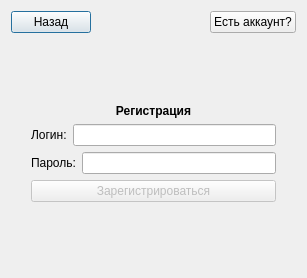
<?xml version="1.0" encoding="UTF-8"?>
<ui version="4.0">
 <class>signUp</class>
 <widget class="QDialog" name="signUp">
  <property name="geometry">
   <rect>
    <x>0</x>
    <y>0</y>
    <width>307</width>
    <height>278</height>
   </rect>
  </property>
  <property name="windowTitle">
   <string>Окно регистрации</string>
  </property>
  <layout class="QGridLayout" name="gridLayout_3">
   <item row="0" column="0">
    <layout class="QHBoxLayout" name="horizontalLayout_3">
     <item>
      <widget class="QPushButton" name="goToLobbyButton">
       <property name="text">
        <string>Назад</string>
       </property>
      </widget>
     </item>
     <item>
      <spacer name="horizontalSpacer_3">
       <property name="orientation">
        <enum>Qt::Orientation::Horizontal</enum>
       </property>
       <property name="sizeHint" stdset="0">
        <size>
         <width>40</width>
         <height>20</height>
        </size>
       </property>
      </spacer>
     </item>
     <item>
      <widget class="QPushButton" name="goToSignInButton">
       <property name="text">
        <string>Есть аккаунт?</string>
       </property>
      </widget>
     </item>
    </layout>
   </item>
   <item row="1" column="0">
    <layout class="QGridLayout" name="gridLayout_2">
     <item row="1" column="0">
      <spacer name="horizontalSpacer">
       <property name="orientation">
        <enum>Qt::Orientation::Horizontal</enum>
       </property>
       <property name="sizeType">
        <enum>QSizePolicy::Policy::Minimum</enum>
       </property>
       <property name="sizeHint" stdset="0">
        <size>
         <width>20</width>
         <height>20</height>
        </size>
       </property>
      </spacer>
     </item>
     <item row="1" column="1">
      <layout class="QVBoxLayout" name="verticalLayout_2">
       <item>
        <widget class="QLabel" name="label">
         <property name="font">
          <font>
           <italic>false</italic>
           <bold>true</bold>
           <underline>false</underline>
           <hintingpreference>PreferDefaultHinting</hintingpreference>
          </font>
         </property>
         <property name="text">
          <string>Регистрация</string>
         </property>
         <property name="alignment">
          <set>Qt::AlignmentFlag::AlignCenter</set>
         </property>
        </widget>
       </item>
       <item>
        <layout class="QHBoxLayout" name="horizontalLayout">
         <item>
          <widget class="QLabel" name="label_2">
           <property name="sizePolicy">
            <sizepolicy hsizetype="Fixed" vsizetype="Minimum">
             <horstretch>0</horstretch>
             <verstretch>0</verstretch>
            </sizepolicy>
           </property>
           <property name="text">
            <string>Логин:</string>
           </property>
          </widget>
         </item>
         <item>
          <widget class="QLineEdit" name="loginLineEdit"/>
         </item>
        </layout>
       </item>
       <item>
        <layout class="QHBoxLayout" name="horizontalLayout_2">
         <item>
          <widget class="QLabel" name="label_3">
           <property name="sizePolicy">
            <sizepolicy hsizetype="Preferred" vsizetype="Minimum">
             <horstretch>0</horstretch>
             <verstretch>0</verstretch>
            </sizepolicy>
           </property>
           <property name="text">
            <string>Пароль:</string>
           </property>
          </widget>
         </item>
         <item>
          <widget class="QLineEdit" name="passwordLineEdit"/>
         </item>
        </layout>
       </item>
       <item>
        <widget class="QPushButton" name="registerPushButton">
         <property name="enabled">
          <bool>false</bool>
         </property>
         <property name="sizePolicy">
          <sizepolicy hsizetype="Minimum" vsizetype="Preferred">
           <horstretch>0</horstretch>
           <verstretch>0</verstretch>
          </sizepolicy>
         </property>
         <property name="text">
          <string>Зарегистрироваться</string>
         </property>
        </widget>
       </item>
      </layout>
     </item>
     <item row="1" column="2">
      <spacer name="horizontalSpacer_2">
       <property name="orientation">
        <enum>Qt::Orientation::Horizontal</enum>
       </property>
       <property name="sizeType">
        <enum>QSizePolicy::Policy::Minimum</enum>
       </property>
       <property name="sizeHint" stdset="0">
        <size>
         <width>20</width>
         <height>20</height>
        </size>
       </property>
      </spacer>
     </item>
     <item row="2" column="1">
      <spacer name="verticalSpacer">
       <property name="orientation">
        <enum>Qt::Orientation::Vertical</enum>
       </property>
       <property name="sizeType">
        <enum>QSizePolicy::Policy::MinimumExpanding</enum>
       </property>
       <property name="sizeHint" stdset="0">
        <size>
         <width>20</width>
         <height>20</height>
        </size>
       </property>
      </spacer>
     </item>
     <item row="0" column="1">
      <spacer name="verticalSpacer_2">
       <property name="orientation">
        <enum>Qt::Orientation::Vertical</enum>
       </property>
       <property name="sizeType">
        <enum>QSizePolicy::Policy::MinimumExpanding</enum>
       </property>
       <property name="sizeHint" stdset="0">
        <size>
         <width>20</width>
         <height>20</height>
        </size>
       </property>
      </spacer>
     </item>
    </layout>
   </item>
  </layout>
 </widget>
 <resources/>
 <connections/>
</ui>
